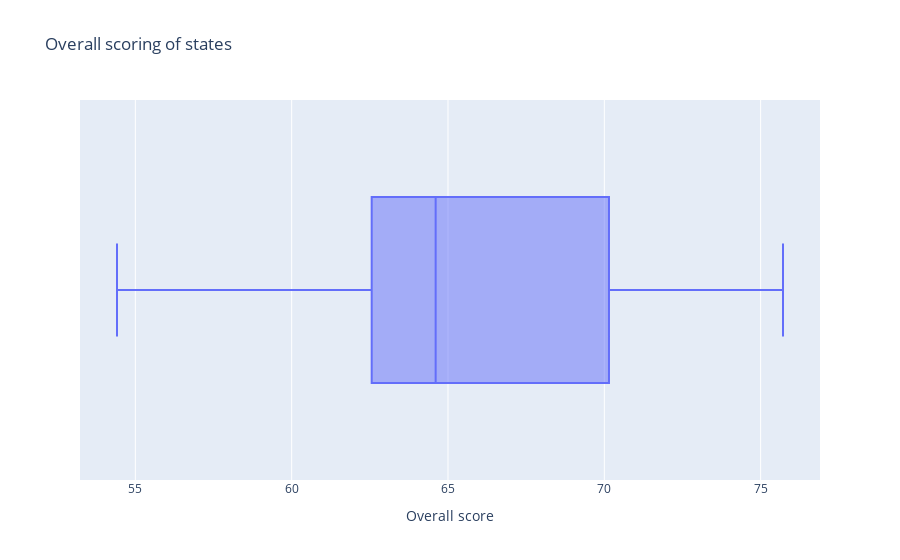

Notebook code cell kept with this figure:
### Markdown cell above
# Finding out if there are any outliers

### Code cell
px.box(data_frame=states, x='Overall score', hover_name='State',title='Overall scoring of states')

### Figure 1 — Plotly figure (JSON) as saved in the notebook; plotly's stock layout.template omitted (floating-point values rounded to 4 significant figures)
{"data": [{"alignmentgroup": "True", "hovertemplate": "<b>%{hovertext}</b><br><br>Overall score=%{x}<extra></extra>", "hovertext": ["Andaman & Nicobar Islands", "Andhra Pradesh", "Arunachal Pradesh", "Assam", "Bihar", "Chandigarh", "Chhattisgarh", "Dadra & Nagar Haveli", "Daman & Diu", "Delhi", "Goa", "Gujarat", "Haryana", "Himachal Pradesh", "Jammu And Kashmir", "Jharkhand", "Karnataka", "Kerala", "Lakshadweep", "Madhya Pradesh", "Maharashtra", "Manipur", "Meghalaya", "Mizoram", "Nagaland", "Odisha", "Puducherry", "Punjab", "Rajasthan", "Sikkim", "Tamil Nadu", "Telangana", "Tripura", "Uttar Pradesh", "Uttarakhand", "West Bengal"], "legendgroup": "", "marker": {"color": "#636efa"}, "name": "", "notched": false, "offsetgroup": "", "orientation": "h", "showlegend": false, "type": "box", "x": [69.33, 62.26, 63.0, 54.41, 56.12, 73.32, 63.88, 64.67, 64.69, 75.72, 70.52, 67.85, 68.23, 71.25, 55.19, 58.28, 64.54, 73.35, 74.38, 59.5, 69.2, 66.17, 57.05, 68.08, 58.73, 57.4, 71.98, 69.78, 62.86, 72.38, 70.8, 64.04, 63.18, 63.03, 64.35, 63.05], "x0": " ", "xaxis": "x", "y0": " ", "yaxis": "y"}], "layout": {"boxmode": "group", "legend": {"tracegroupgap": 0}, "title": {"text": "Overall scoring of states"}, "xaxis": {"anchor": "y", "domain": [0, 1], "title": {"text": "Overall score"}}, "yaxis": {"anchor": "x", "domain": [0, 1]}}}
